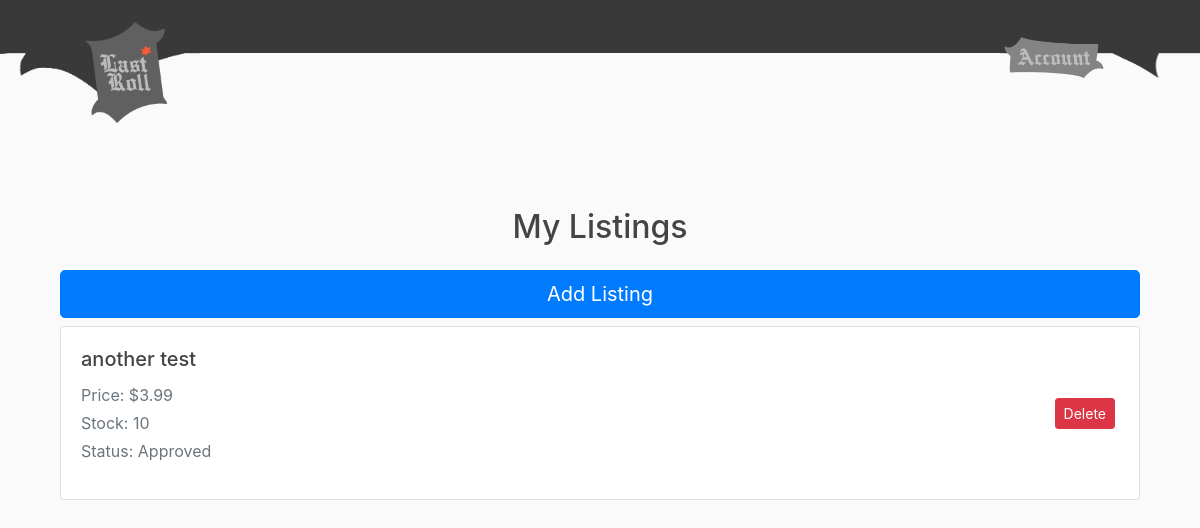
The page /sellermylistings/ (signed in) on the database as committed earlier.
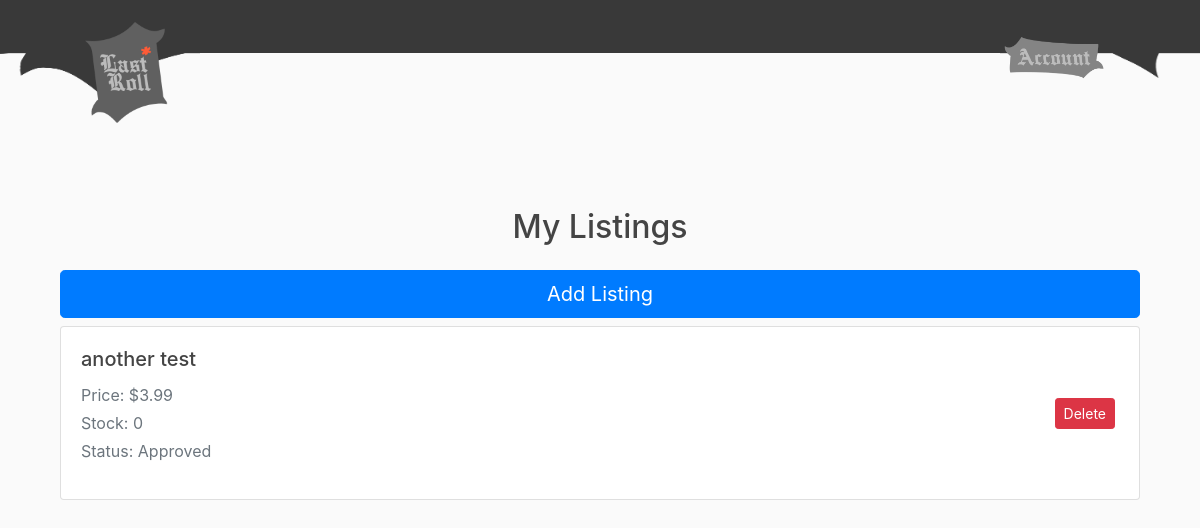
The same page on the database as committed later.
### store/models.py (models this page shows, shortened)
class Product(models.Model):
    seller = models.ForeignKey(Seller, on_delete=models.CASCADE)
    name = models.CharField(max_length=100)
    description = models.TextField(blank=True)
    price = models.DecimalField(max_digits=8, decimal_places=2)
    stock = models.PositiveIntegerField(default=0)
    image = models.ImageField(upload_to='product_images/', blank=True)
    created_at = models.DateTimeField(default=timezone.now)
    status = models.IntegerField(default=0)
    is_reported = models.BooleanField(default=False)
    report_confirmed = models.BooleanField(default=False)

### shop/views.py (the view)
# urls.py: path('sellermylistings/', views.sellermylistings, name='shop-sellermylistings'),
@login_required
def sellermylistings(request):
    profile = request.user.profile
    if profile.role != profile.ROLE_SELLER:
        return HttpResponseForbidden("You do not have permission to view this page.")
    listings = Product.objects.filter(seller__user=profile.user)
    context = {
        'username': request.user.username,
        'listings': listings
    }
    return render(request, 'shop/sellermylistings.html', context)

### shop/templates/shop/sellermylistings.html (shortened to what this page needs)
{% extends "shop/base.html" %}
{% block content %}
<div class="container mt-5">
  <h2 class="text-center mb-4">My Listings</h2>
    <a href="{% url 'shop-sellercreatelisting' %}" class="btn btn-primary btn-lg btn-block my-2">Add Listing</a>
  {% for product in listings %}
    <div class="card mb-3 shadow-sm">
      <div class="card-body d-flex justify-content-between align-items-center">
        <div>
          <h5 class="card-title">{{ product.name }}</h5>
          <p class="text-muted mb-1">Price: ${{ product.price }}</p>
          <p class="text-muted mb-1">Stock: {{ product.stock }}</p>
          <p class="text-muted">Status:
            {% if product.status == 0 %}Unverified
            {% elif product.status == 1 %}Approved
            {% else %}Banned
            {% endif %}
          </p>
        </div>
        <form action="{% url 'remove_product' product.pk %}" method="post" style="display: inline;">
          <button class="btn btn-danger btn-sm mx-1" type="submit">Delete</button>
        </form>
      </div>
    </div>
  {% empty %}
    <p class="text-center text-muted">You have no listings yet.</p>
  {% endfor %}
</div>
{% endblock %}

Rows that differ between the two databases and show on the page:
changed Product "another test": stock "10" → "0"
